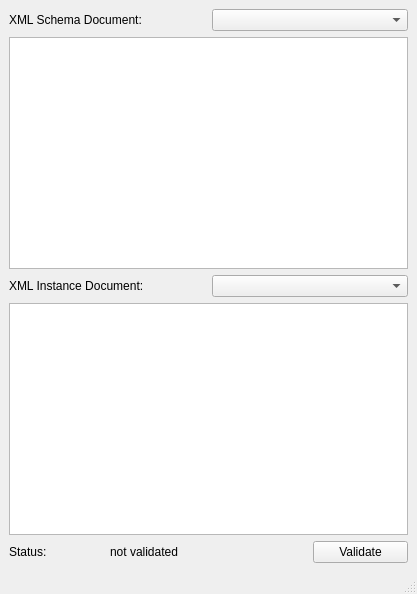
<?xml version="1.0" encoding="UTF-8"?>
<ui version="4.0">
 <class>SchemaMainWindow</class>
 <widget class="QMainWindow" name="SchemaMainWindow">
  <property name="geometry">
   <rect>
    <x>0</x>
    <y>0</y>
    <width>417</width>
    <height>594</height>
   </rect>
  </property>
  <property name="windowTitle">
   <string>XML Schema Validation</string>
  </property>
  <widget class="QWidget" name="centralwidget">
   <layout class="QGridLayout" name="gridLayout">
    <item row="0" column="0" colspan="2">
     <widget class="QLabel" name="schemaLabel">
      <property name="text">
       <string>XML Schema Document:</string>
      </property>
     </widget>
    </item>
    <item row="0" column="2" colspan="2">
     <widget class="QComboBox" name="schemaSelection"/>
    </item>
    <item row="1" column="0" colspan="4">
     <widget class="QTextBrowser" name="schemaView"/>
    </item>
    <item row="2" column="0" colspan="2">
     <widget class="QLabel" name="instanceLabel">
      <property name="text">
       <string>XML Instance Document:</string>
      </property>
     </widget>
    </item>
    <item row="2" column="2" colspan="2">
     <widget class="QComboBox" name="instanceSelection"/>
    </item>
    <item row="3" column="0" colspan="4">
     <widget class="QTextEdit" name="instanceEdit"/>
    </item>
    <item row="4" column="0">
     <widget class="QLabel" name="label">
      <property name="text">
       <string>Status:</string>
      </property>
     </widget>
    </item>
    <item row="4" column="1" colspan="2">
     <widget class="QLabel" name="validationStatus">
      <property name="text">
       <string>not validated</string>
      </property>
     </widget>
    </item>
    <item row="4" column="3">
     <widget class="QPushButton" name="validateButton">
      <property name="text">
       <string>Validate</string>
      </property>
     </widget>
    </item>
   </layout>
  </widget>
  <widget class="QStatusBar" name="statusbar"/>
 </widget>
 <resources/>
 <connections/>
</ui>
